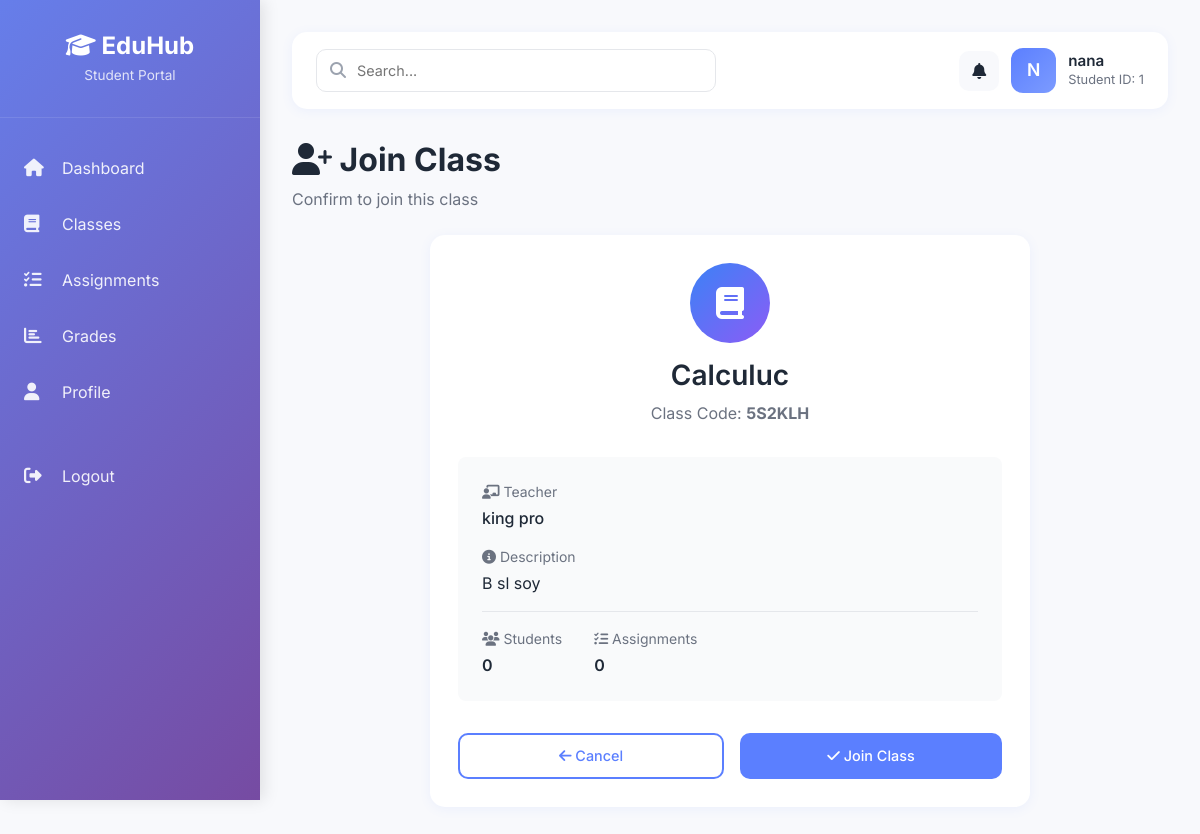
/student/join/5S2KLH (signed in), run on the app's committed database.
### models/user.py (models this page shows, shortened)
class User(UserMixin, db.Model):
    __tablename__ = 'users'
    id = db.Column(db.Integer, primary_key=True)
    username = db.Column(db.String(50), unique=True, nullable=False, index=True)
    email = db.Column(db.String(120), unique=True, nullable=False, index=True)
    password = db.Column(db.String(200), nullable=False)
    role = db.Column(db.String(20), nullable=False,
                     default='student', index=True)  # admin | teacher | student
    status = db.Column(db.String(20), nullable=False, default='active', index=True)
    created_at = db.Column(db.DateTime, nullable=False, default=db.func.current_timestamp())
    last_login = db.Column(db.DateTime, nullable=True)
    student_profile = db.relationship('Student', backref='user', uselist=False, cascade='all, delete-orphan')
    teacher_profile = db.relationship('Teacher', backref='user', uselist=False, cascade='all, delete-orphan')

### models/student.py (models this page shows, shortened)
class Student(db.Model):
    __tablename__ = 'students'
    id = db.Column(db.Integer, primary_key=True)
    user_id = db.Column(db.Integer, db.ForeignKey(
        'users.id', ondelete='CASCADE'), nullable=False, unique=True, index=True)
    first_name = db.Column(db.String(50))
    last_name = db.Column(db.String(50))
    major = db.Column(db.String(100))
    year = db.Column(db.String(10))
    section = db.Column(db.String(20))
    created_at = db.Column(db.DateTime, nullable=False,
                           default=datetime.utcnow)

### models/class_model.py (models this page shows, shortened)
class Class(db.Model):
    __tablename__ = 'classes'
    id = db.Column(db.Integer, primary_key=True)
    name = db.Column(db.String(100), nullable=False)
    description = db.Column(db.Text)
    class_code = db.Column(db.String(6), unique=True, nullable=False, index=True)
    teacher_id = db.Column(db.Integer, db.ForeignKey('teachers.id', ondelete='SET NULL'), index=True)
    created_at = db.Column(db.DateTime, nullable=False, default=datetime.utcnow)
    teacher = db.relationship('Teacher', backref='classes')
    students = db.relationship('Student', secondary=class_student, backref='classes', lazy='dynamic')
    assignments = db.relationship('Assignment', backref='class_obj', lazy='dynamic', cascade='all, delete-orphan')

### models/teacher.py (models this page shows, shortened)
class Teacher(db.Model):
    __tablename__ = 'teachers'
    id = db.Column(db.Integer, primary_key=True)
    user_id = db.Column(db.Integer, db.ForeignKey(
        'users.id', ondelete='CASCADE'), nullable=False, unique=True, index=True)
    first_name = db.Column(db.String(50))
    last_name = db.Column(db.String(50))
    department = db.Column(db.String(100))
    subject = db.Column(db.String(100))
    phone = db.Column(db.String(20))
    bio = db.Column(db.Text)
    avatar_path = db.Column(db.String(255))
    created_at = db.Column(db.DateTime, nullable=False,
                           default=datetime.utcnow)
    @property
    def full_name(self):
        if self.first_name or self.last_name:
            return f"{self.first_name or ''} {self.last_name or ''}".strip()
        return self.user.username if self.user else 'Unknown'

### routes/student.py (the view)
@student_bp.route("/join/<class_code>", methods=['GET', 'POST'])
@login_required
def join_class_by_code(class_code):
    student = get_student_or_redirect()
    if not student:
        return redirect(url_for('auth_bp.login'))
    class_code = class_code.strip().upper()
    try:
        cls = Class.query.filter_by(class_code=class_code).first()
        if not cls:
            flash('Invalid class code. Please check and try again.', 'error')
            return redirect(url_for('student_bp.join_class_page'))
        if is_student_enrolled(student, cls):
            flash(f'You are already enrolled in {cls.name}', 'info')
            return redirect(url_for('student_bp.classes'))
        if request.method == 'GET':
            return render_template(
                "student/join_class_confirm.html",
                student=student,
                class_obj=cls,
                class_code=class_code
            )
        student.classes.append(cls)
        db.session.commit()
        flash(f'Successfully joined {cls.name}!', 'success')
        return redirect(url_for('student_bp.classes'))
    except Exception as e:
        db.session.rollback()
        flash(f'Error joining class: {str(e)}', 'error')
        return redirect(url_for('student_bp.join_class_page'))

### routes/student.py (called while the page is built)
def get_student_or_redirect():
    student = Student.query.filter_by(user_id=current_user.id).first()
    if not student:
        flash("Student profile not found. Please contact administrator.", "danger")
        return None
    return student

def get_student_classes(student):
    try:
        if hasattr(student.classes, 'all'):
            return student.classes.all()
        else:
            return student.classes if student.classes else []
    except Exception:
        from models.class_model import class_student
        return Class.query.join(class_student).filter(
            class_student.c.student_id == student.id
        ).all()

def is_student_enrolled(student, class_obj):
    try:
        enrolled_classes = get_student_classes(student)
        enrolled_class_ids = [c.id for c in enrolled_classes]
        return class_obj.id in enrolled_class_ids
    except Exception:
        from models.class_model import class_student
        result = db.session.query(class_student).filter_by(
            student_id=student.id,
            class_id=class_obj.id
        ).first()
        return result is not None

### templates/student/join_class_confirm.html (shortened to what this page needs)
{% extends "base.html" %}
{% block sidebar_subtitle %}Student Portal{% endblock %}
{% block sidebar_menu %}
<li>
    <a href="{{ url_for('student_bp.dashboard') }}">
        <i class="fas fa-home"></i>
        Dashboard
    </a>
</li>
<li>
    <a href="{{ url_for('student_bp.classes') }}">
        <i class="fas fa-book"></i>
        Classes
    </a>
</li>
<li>
    <a href="{{ url_for('student_bp.assignments') }}">
        <i class="fas fa-tasks"></i>
        Assignments
    </a>
</li>
<li>
    <a href="{{ url_for('student_bp.grades') }}">
        <i class="fas fa-chart-bar"></i>
        Grades
    </a>
</li>
<li>
    <a href="{{ url_for('student_bp.profile') }}">
        <i class="fas fa-user"></i>
        Profile
    </a>
</li>
<li style="margin-top: 2rem;">
    <a href="{{ url_for('auth_bp.logout') }}">
        <i class="fas fa-sign-out-alt"></i>
        Logout
    </a>
</li>
{% endblock %}
{% block search_placeholder %}Search...{% endblock %}
{% block user_avatar %}{{ student.user.username[0]|upper }}{% endblock %}
{% block user_name %}{{ student.user.username }}{% endblock %}
{% block user_id %}Student ID: {{ student.id }}{% endblock %}
{% block content %}
<div style="margin-bottom: 1.5rem;">
    <h2 style="font-weight: 700; color: #1f2937; margin-bottom: 0.5rem;">
        <i class="fas fa-user-plus"></i> Join Class
    </h2>
    <p style="color: #6b7280; margin: 0;">Confirm to join this class</p>
</div>
<div class="content-card" style="max-width: 600px; margin: 0 auto;">
    <div style="text-align: center; margin-bottom: 2rem;">
        <div style="width: 80px; height: 80px; margin: 0 auto 1rem; background: linear-gradient(135deg, #3b82f6, #8b5cf6); border-radius: 50%; display: flex; align-items: center; justify-content: center;">
            <i class="fas fa-book" style="font-size: 2rem; color: white;"></i>
        </div>
        <h3 style="font-weight: 600; color: #1f2937; margin-bottom: 0.5rem;">{{ class_obj.name }}</h3>
        <p style="color: #6b7280; margin: 0;">Class Code: <strong>{{ class_code }}</strong></p>
    </div>
    <div style="background: #f9fafb; padding: 1.5rem; border-radius: 0.5rem; margin-bottom: 2rem;">
        <div style="margin-bottom: 1rem;">
            <p style="color: #6b7280; font-size: 0.875rem; margin: 0 0 0.25rem 0;">
                <i class="fas fa-chalkboard-teacher"></i> Teacher
            </p>
            <p style="color: #1f2937; font-weight: 500; margin: 0;">
                {{ class_obj.teacher.full_name if class_obj.teacher else 'No Teacher' }}
            </p>
        </div>
        {% if class_obj.description %}
        <div style="margin-bottom: 1rem;">
            <p style="color: #6b7280; font-size: 0.875rem; margin: 0 0 0.25rem 0;">
                <i class="fas fa-info-circle"></i> Description
            </p>
            <p style="color: #1f2937; margin: 0;">
                {{ class_obj.description }}
            </p>
        </div>
        {% endif %}
        <div style="display: flex; gap: 2rem; margin-top: 1rem; padding-top: 1rem; border-top: 1px solid #e5e7eb;">
            <div>
                <p style="color: #6b7280; font-size: 0.875rem; margin: 0 0 0.25rem 0;">
                    <i class="fas fa-users"></i> Students
                </p>
                <p style="color: #1f2937; font-weight: 600; margin: 0;">
                    {{ class_obj.students.count() if class_obj.students else 0 }}
                </p>
            </div>
            <div>
                <p style="color: #6b7280; font-size: 0.875rem; margin: 0 0 0.25rem 0;">
                    <i class="fas fa-tasks"></i> Assignments
                </p>
                <p style="color: #1f2937; font-weight: 600; margin: 0;">
                    {{ class_obj.assignments.count() if class_obj.assignments else 0 }}
                </p>
            </div>
        </div>
    </div>
    <form method="POST" action="{{ url_for('student_bp.join_class_by_code', class_code=class_code) }}">
        <div style="display: flex; gap: 1rem;">
            <a href="{{ url_for('student_bp.join_class_page') }}" class="btn-custom btn-outline-custom" style="flex: 1; text-align: center;">
                <i class="fas fa-arrow-left"></i> Cancel
            </a>
            <button type="submit" class="btn-custom btn-primary-custom" style="flex: 1;">
                <i class="fas fa-check"></i> Join Class
            </button>
        </div>
    </form>
</div>
{% endblock %}

### data on the page
User: user "N", user.username "nana"
Student: id "1"
Class: name "Calculuc", class_code "5S2KLH", description "B sl soy"
Teacher: teacher "king pro"

### other printed values
{{ class_obj.students.count() if class_obj.students else 0 }} "0"
{{ class_obj.assignments.count() if class_obj.assignments else 0 }} "0"
